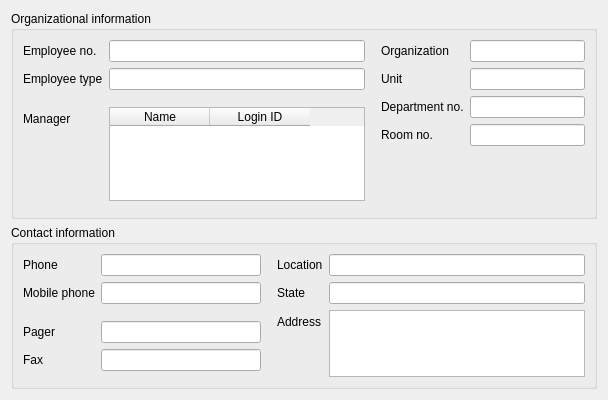
<?xml version="1.0" encoding="UTF-8"?>
<ui version="4.0">
 <class>Organizational</class>
 <widget class="QWidget" name="Organizational">
  <property name="geometry">
   <rect>
    <x>0</x>
    <y>0</y>
    <width>608</width>
    <height>400</height>
   </rect>
  </property>
  <property name="windowTitle">
   <string>Organizational</string>
  </property>
  <property name="windowIcon">
   <iconset>
    <normaloff>:/images/orga.png</normaloff>:/images/orga.png</iconset>
  </property>
  <layout class="QGridLayout" name="gridLayout_3">
   <item row="0" column="0">
    <widget class="QGroupBox" name="groupBox_2">
     <property name="title">
      <string>Organizational information</string>
     </property>
     <layout class="QGridLayout" name="gridLayout_2">
      <item row="0" column="0">
       <layout class="QFormLayout" name="formLayout_3">
        <property name="labelAlignment">
         <set>Qt::AlignLeading|Qt::AlignLeft|Qt::AlignTop</set>
        </property>
        <item row="0" column="0">
         <widget class="QLabel" name="employeeNumberLabel">
          <property name="text">
           <string>Employee no.</string>
          </property>
          <property name="buddy">
           <cstring>employeeNumberEdit</cstring>
          </property>
         </widget>
        </item>
        <item row="0" column="1">
         <widget class="QLineEdit" name="employeeNumberEdit"/>
        </item>
        <item row="1" column="0">
         <widget class="QLabel" name="employeeTypeLabel">
          <property name="text">
           <string>Employee type</string>
          </property>
          <property name="buddy">
           <cstring>employeeTypeEdit</cstring>
          </property>
         </widget>
        </item>
        <item row="1" column="1">
         <widget class="QLineEdit" name="employeeTypeEdit">
          <property name="text">
           <string/>
          </property>
         </widget>
        </item>
        <item row="2" column="1">
         <spacer name="verticalSpacer_2">
          <property name="orientation">
           <enum>Qt::Vertical</enum>
          </property>
          <property name="sizeType">
           <enum>QSizePolicy::Minimum</enum>
          </property>
          <property name="sizeHint" stdset="0">
           <size>
            <width>20</width>
            <height>5</height>
           </size>
          </property>
         </spacer>
        </item>
        <item row="3" column="0">
         <widget class="QLabel" name="managerLabel">
          <property name="text">
           <string>Manager</string>
          </property>
          <property name="buddy">
           <cstring>managerEdit</cstring>
          </property>
         </widget>
        </item>
        <item row="3" column="1">
         <widget class="QTableWidget" name="managerEdit">
          <property name="editTitle" stdset="0">
           <string>Choose a manager</string>
          </property>
          <column>
           <property name="text">
            <string comment="cn">Name</string>
           </property>
          </column>
          <column>
           <property name="text">
            <string comment="uid">Login ID</string>
           </property>
          </column>
         </widget>
        </item>
        <item row="4" column="0">
         <spacer name="verticalSpacer_4">
          <property name="orientation">
           <enum>Qt::Vertical</enum>
          </property>
          <property name="sizeHint" stdset="0">
           <size>
            <width>20</width>
            <height>40</height>
           </size>
          </property>
         </spacer>
        </item>
       </layout>
      </item>
      <item row="0" column="1">
       <spacer name="horizontalSpacer_6">
        <property name="orientation">
         <enum>Qt::Horizontal</enum>
        </property>
        <property name="sizeType">
         <enum>QSizePolicy::Fixed</enum>
        </property>
        <property name="sizeHint" stdset="0">
         <size>
          <width>10</width>
          <height>20</height>
         </size>
        </property>
       </spacer>
      </item>
      <item row="0" column="2">
       <layout class="QFormLayout" name="formLayout_4">
        <property name="labelAlignment">
         <set>Qt::AlignLeading|Qt::AlignLeft|Qt::AlignTop</set>
        </property>
        <item row="0" column="0">
         <widget class="QLabel" name="oLabel">
          <property name="text">
           <string>Organization</string>
          </property>
          <property name="buddy">
           <cstring>oEdit</cstring>
          </property>
         </widget>
        </item>
        <item row="0" column="1">
         <widget class="QLineEdit" name="oEdit"/>
        </item>
        <item row="1" column="0">
         <widget class="QLabel" name="ouLabel">
          <property name="text">
           <string>Unit</string>
          </property>
          <property name="buddy">
           <cstring>ouEdit</cstring>
          </property>
         </widget>
        </item>
        <item row="1" column="1">
         <widget class="QLineEdit" name="ouEdit"/>
        </item>
        <item row="2" column="0">
         <widget class="QLabel" name="departmentNumberLabel">
          <property name="text">
           <string>Department no.</string>
          </property>
          <property name="buddy">
           <cstring>departmentNumberEdit</cstring>
          </property>
         </widget>
        </item>
        <item row="2" column="1">
         <widget class="QLineEdit" name="departmentNumberEdit"/>
        </item>
        <item row="3" column="0">
         <widget class="QLabel" name="roomNumberLabel">
          <property name="text">
           <string>Room no.</string>
          </property>
          <property name="buddy">
           <cstring>roomNumberEdit</cstring>
          </property>
         </widget>
        </item>
        <item row="3" column="1">
         <widget class="QLineEdit" name="roomNumberEdit"/>
        </item>
       </layout>
      </item>
     </layout>
    </widget>
   </item>
   <item row="1" column="0">
    <widget class="QGroupBox" name="groupBox">
     <property name="title">
      <string>Contact information</string>
     </property>
     <layout class="QGridLayout" name="gridLayout">
      <item row="0" column="0">
       <layout class="QFormLayout" name="formLayout">
        <property name="labelAlignment">
         <set>Qt::AlignLeading|Qt::AlignLeft|Qt::AlignTop</set>
        </property>
        <item row="0" column="0">
         <widget class="QLabel" name="telephoneNumberLabel">
          <property name="text">
           <string>Phone</string>
          </property>
          <property name="buddy">
           <cstring>telephoneNumberEdit</cstring>
          </property>
         </widget>
        </item>
        <item row="0" column="1">
         <widget class="QLineEdit" name="telephoneNumberEdit"/>
        </item>
        <item row="1" column="0">
         <widget class="QLabel" name="mobileLabel">
          <property name="text">
           <string>Mobile phone</string>
          </property>
          <property name="buddy">
           <cstring>mobileEdit</cstring>
          </property>
         </widget>
        </item>
        <item row="1" column="1">
         <widget class="QLineEdit" name="mobileEdit"/>
        </item>
        <item row="2" column="1">
         <spacer name="verticalSpacer">
          <property name="orientation">
           <enum>Qt::Vertical</enum>
          </property>
          <property name="sizeType">
           <enum>QSizePolicy::Minimum</enum>
          </property>
          <property name="sizeHint" stdset="0">
           <size>
            <width>20</width>
            <height>5</height>
           </size>
          </property>
         </spacer>
        </item>
        <item row="3" column="0">
         <widget class="QLabel" name="pagerLabel">
          <property name="text">
           <string>Pager</string>
          </property>
          <property name="buddy">
           <cstring>pagerEdit</cstring>
          </property>
         </widget>
        </item>
        <item row="3" column="1">
         <widget class="QLineEdit" name="pagerEdit"/>
        </item>
        <item row="4" column="0">
         <widget class="QLabel" name="label_3">
          <property name="text">
           <string>Fax</string>
          </property>
          <property name="buddy">
           <cstring>facsimileTelephoneNumberEdit</cstring>
          </property>
         </widget>
        </item>
        <item row="4" column="1">
         <widget class="QLineEdit" name="facsimileTelephoneNumberEdit"/>
        </item>
        <item row="5" column="0">
         <spacer name="verticalSpacer_3">
          <property name="orientation">
           <enum>Qt::Vertical</enum>
          </property>
          <property name="sizeHint" stdset="0">
           <size>
            <width>20</width>
            <height>40</height>
           </size>
          </property>
         </spacer>
        </item>
       </layout>
      </item>
      <item row="0" column="1">
       <spacer name="horizontalSpacer_5">
        <property name="orientation">
         <enum>Qt::Horizontal</enum>
        </property>
        <property name="sizeType">
         <enum>QSizePolicy::Fixed</enum>
        </property>
        <property name="sizeHint" stdset="0">
         <size>
          <width>10</width>
          <height>20</height>
         </size>
        </property>
       </spacer>
      </item>
      <item row="0" column="2">
       <layout class="QFormLayout" name="formLayout_2">
        <property name="labelAlignment">
         <set>Qt::AlignLeading|Qt::AlignLeft|Qt::AlignTop</set>
        </property>
        <item row="0" column="0">
         <widget class="QLabel" name="lLabel">
          <property name="text">
           <string>Location</string>
          </property>
          <property name="buddy">
           <cstring>lEdit</cstring>
          </property>
         </widget>
        </item>
        <item row="0" column="1">
         <widget class="QLineEdit" name="lEdit"/>
        </item>
        <item row="1" column="0">
         <widget class="QLabel" name="stLabel">
          <property name="text">
           <string>State</string>
          </property>
          <property name="buddy">
           <cstring>stEdit</cstring>
          </property>
         </widget>
        </item>
        <item row="1" column="1">
         <widget class="QLineEdit" name="stEdit"/>
        </item>
        <item row="2" column="0">
         <widget class="QLabel" name="postalAddressLabel">
          <property name="text">
           <string>Address</string>
          </property>
          <property name="buddy">
           <cstring>postalAddressEdit</cstring>
          </property>
         </widget>
        </item>
        <item row="2" column="1">
         <widget class="QPlainTextEdit" name="postalAddressEdit">
          <property name="minimumSize">
           <size>
            <width>0</width>
            <height>60</height>
           </size>
          </property>
          <property name="maximumSize">
           <size>
            <width>16777215</width>
            <height>120</height>
           </size>
          </property>
         </widget>
        </item>
       </layout>
      </item>
     </layout>
    </widget>
   </item>
  </layout>
 </widget>
 <tabstops>
  <tabstop>employeeNumberEdit</tabstop>
  <tabstop>employeeTypeEdit</tabstop>
  <tabstop>managerEdit</tabstop>
  <tabstop>oEdit</tabstop>
  <tabstop>ouEdit</tabstop>
  <tabstop>departmentNumberEdit</tabstop>
  <tabstop>roomNumberEdit</tabstop>
  <tabstop>telephoneNumberEdit</tabstop>
  <tabstop>mobileEdit</tabstop>
  <tabstop>pagerEdit</tabstop>
  <tabstop>facsimileTelephoneNumberEdit</tabstop>
  <tabstop>lEdit</tabstop>
  <tabstop>stEdit</tabstop>
  <tabstop>postalAddressEdit</tabstop>
 </tabstops>
 <resources>
  <include location="resources/user.qrc"/>
 </resources>
 <connections>
  <connection>
   <sender>telephoneNumberEdit</sender>
   <signal>textChanged(QString)</signal>
   <receiver>Organizational</receiver>
   <slot>property_telephoneNumber()</slot>
   <hints>
    <hint type="sourcelabel">
     <x>20</x>
     <y>20</y>
    </hint>
    <hint type="destinationlabel">
     <x>20</x>
     <y>20</y>
    </hint>
   </hints>
  </connection>
  <connection>
   <sender>lEdit</sender>
   <signal>textChanged(QString)</signal>
   <receiver>Organizational</receiver>
   <slot>property_l()</slot>
   <hints>
    <hint type="sourcelabel">
     <x>20</x>
     <y>20</y>
    </hint>
    <hint type="destinationlabel">
     <x>20</x>
     <y>20</y>
    </hint>
   </hints>
  </connection>
  <connection>
   <sender>stEdit</sender>
   <signal>textChanged(QString)</signal>
   <receiver>Organizational</receiver>
   <slot>property_st()</slot>
   <hints>
    <hint type="sourcelabel">
     <x>20</x>
     <y>20</y>
    </hint>
    <hint type="destinationlabel">
     <x>20</x>
     <y>20</y>
    </hint>
   </hints>
  </connection>
  <connection>
   <sender>ouEdit</sender>
   <signal>textChanged(QString)</signal>
   <receiver>Organizational</receiver>
   <slot>property_ou()</slot>
   <hints>
    <hint type="sourcelabel">
     <x>20</x>
     <y>20</y>
    </hint>
    <hint type="destinationlabel">
     <x>20</x>
     <y>20</y>
    </hint>
   </hints>
  </connection>
  <connection>
   <sender>employeeTypeEdit</sender>
   <signal>textChanged(QString)</signal>
   <receiver>Organizational</receiver>
   <slot>property_employeeType()</slot>
   <hints>
    <hint type="sourcelabel">
     <x>20</x>
     <y>20</y>
    </hint>
    <hint type="destinationlabel">
     <x>20</x>
     <y>20</y>
    </hint>
   </hints>
  </connection>
  <connection>
   <sender>departmentNumberEdit</sender>
   <signal>textChanged(QString)</signal>
   <receiver>Organizational</receiver>
   <slot>property_departmentNumber()</slot>
   <hints>
    <hint type="sourcelabel">
     <x>20</x>
     <y>20</y>
    </hint>
    <hint type="destinationlabel">
     <x>20</x>
     <y>20</y>
    </hint>
   </hints>
  </connection>
  <connection>
   <sender>employeeNumberEdit</sender>
   <signal>textChanged(QString)</signal>
   <receiver>Organizational</receiver>
   <slot>property_employeeNumber()</slot>
   <hints>
    <hint type="sourcelabel">
     <x>20</x>
     <y>20</y>
    </hint>
    <hint type="destinationlabel">
     <x>20</x>
     <y>20</y>
    </hint>
   </hints>
  </connection>
  <connection>
   <sender>pagerEdit</sender>
   <signal>textChanged(QString)</signal>
   <receiver>Organizational</receiver>
   <slot>property_pager()</slot>
   <hints>
    <hint type="sourcelabel">
     <x>20</x>
     <y>20</y>
    </hint>
    <hint type="destinationlabel">
     <x>20</x>
     <y>20</y>
    </hint>
   </hints>
  </connection>
  <connection>
   <sender>mobileEdit</sender>
   <signal>textChanged(QString)</signal>
   <receiver>Organizational</receiver>
   <slot>property_mobile()</slot>
   <hints>
    <hint type="sourcelabel">
     <x>20</x>
     <y>20</y>
    </hint>
    <hint type="destinationlabel">
     <x>20</x>
     <y>20</y>
    </hint>
   </hints>
  </connection>
  <connection>
   <sender>roomNumberEdit</sender>
   <signal>textChanged(QString)</signal>
   <receiver>Organizational</receiver>
   <slot>property_roomNumber()</slot>
   <hints>
    <hint type="sourcelabel">
     <x>20</x>
     <y>20</y>
    </hint>
    <hint type="destinationlabel">
     <x>20</x>
     <y>20</y>
    </hint>
   </hints>
  </connection>
  <connection>
   <sender>oEdit</sender>
   <signal>textChanged(QString)</signal>
   <receiver>Organizational</receiver>
   <slot>property_o()</slot>
   <hints>
    <hint type="sourcelabel">
     <x>20</x>
     <y>20</y>
    </hint>
    <hint type="destinationlabel">
     <x>20</x>
     <y>20</y>
    </hint>
   </hints>
  </connection>
  <connection>
   <sender>facsimileTelephoneNumberEdit</sender>
   <signal>textChanged(QString)</signal>
   <receiver>Organizational</receiver>
   <slot>property_facsimileTelephoneNumber()</slot>
   <hints>
    <hint type="sourcelabel">
     <x>20</x>
     <y>20</y>
    </hint>
    <hint type="destinationlabel">
     <x>20</x>
     <y>20</y>
    </hint>
   </hints>
  </connection>
  <connection>
   <sender>managerEdit</sender>
   <signal>textChanged(QString)</signal>
   <receiver>Organizational</receiver>
   <slot>property_manager()</slot>
   <hints>
    <hint type="sourcelabel">
     <x>20</x>
     <y>20</y>
    </hint>
    <hint type="destinationlabel">
     <x>20</x>
     <y>20</y>
    </hint>
   </hints>
  </connection>
 </connections>
</ui>
